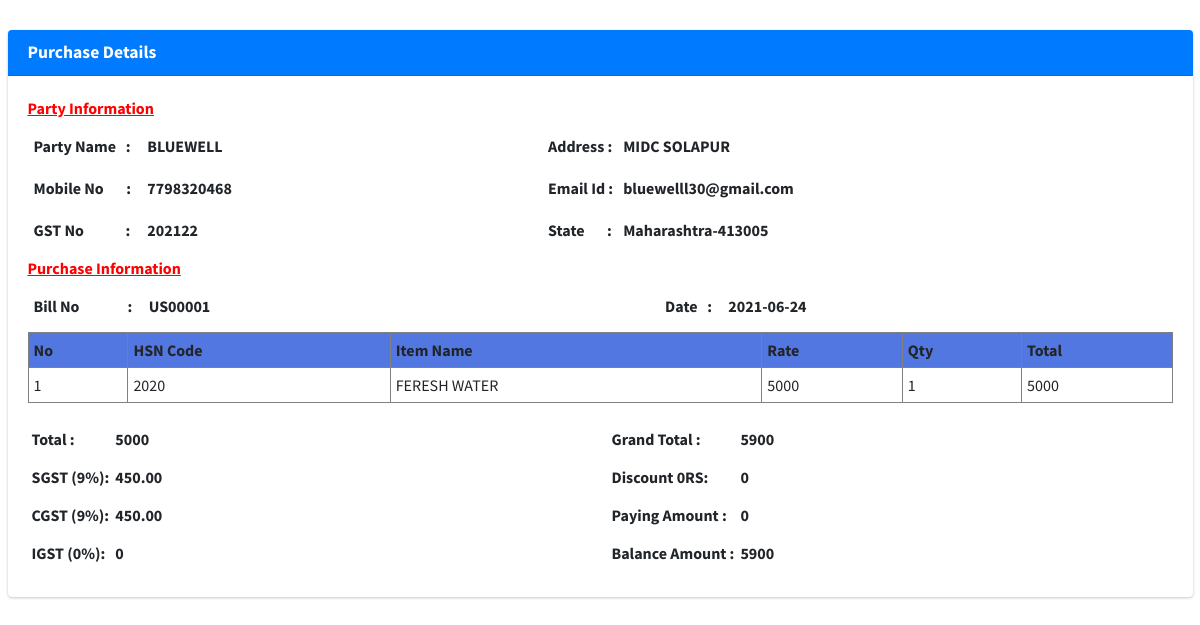
/sale_details.php?vId=14 (signed in), run on the app's committed database.
### tables this page shows
CREATE TABLE `sale_entry` (
  `id` int(11) NOT NULL,
  `party_id` varchar(100) DEFAULT '0',
  `bill_no` varchar(50) DEFAULT '0',
  `date` varchar(50) DEFAULT '0',
  `sale_type` int(4) DEFAULT 0,
  `gst_type` int(4) DEFAULT 0,
  `total` varchar(100) DEFAULT '0',
  `discount_type` int(4) DEFAULT 0,
  `discnt_amt_per` varchar(100) DEFAULT '0',
  `dis_total` varchar(50) DEFAULT '0',
  `sgst` varchar(20) DEFAULT '0',
  `cgst` varchar(20) DEFAULT '0',
  `igst` varchar(20) DEFAULT '0',
  `grand_tot` varchar(20) DEFAULT '0',
  `pay_bill_amt` int(4) DEFAULT 0,
  `payamt` varchar(30) DEFAULT '0',
  `balamt` varchar(30) DEFAULT '0',
  `sts` int(4) DEFAULT 0,
  `edt` timestamp NOT NULL DEFAULT current_timestamp()
);

CREATE TABLE `party_details` (
  `id` int(11) NOT NULL,
  `company_nm` varchar(100) DEFAULT '0',
  `mobile` varchar(50) DEFAULT '0',
  `adrs` varchar(500) DEFAULT '0',
  `email` varchar(50) DEFAULT '0',
  `gst_no` varchar(30) DEFAULT '0',
  `state` varchar(50) DEFAULT '0',
  `city_pin` varchar(10) DEFAULT '0',
  `sts` int(4) DEFAULT 0,
  `edt` timestamp NULL DEFAULT current_timestamp()
);

CREATE TABLE `sale_entry_info` (
  `id` int(11) NOT NULL,
  `lastId` varchar(50) DEFAULT '0',
  `hsc_code` varchar(50) DEFAULT '0',
  `item_nm` varchar(500) DEFAULT '0',
  `stock_qty` varchar(20) DEFAULT '0',
  `qty` varchar(20) DEFAULT '0',
  `rate` varchar(20) DEFAULT '0',
  `total` varchar(50) NOT NULL DEFAULT '0',
  `edt` timestamp NULL DEFAULT current_timestamp()
);

CREATE TABLE `item_master` (
  `id` int(11) NOT NULL,
  `dt` varchar(50) DEFAULT '0',
  `itemnm` varchar(200) DEFAULT '0',
  `hsn` varchar(50) DEFAULT '0',
  `rate` varchar(50) DEFAULT '0',
  `image` varchar(100) DEFAULT '0',
  `sts` int(4) DEFAULT 0,
  `edt` timestamp NOT NULL DEFAULT current_timestamp()
);

### sale_details.php (the view, shortened to what this page needs)
<!DOCTYPE html>
<html>
<head>
<?php
  include('common/meta.php');
?>
</head>
<body >
<?php
$vId=$_GET['vId'];
include('lib/function.php');
$qry="SELECT a.*,b.company_nm,b.mobile,b.adrs,b.email,b.gst_no,b.state,b.city_pin FROM `sale_entry` AS a
LEFT JOIN `party_details` AS b ON a.party_id=b.id
WHERE a.id='$vId'";
$st=$conn->prepare($qry);
$st->execute();
$row=$st->fetch(PDO::FETCH_ASSOC);
$company_nm=$row['company_nm'];
$mobile=$row['mobile'];
$adrs=$row['adrs'];
$email=$row['email'];
$gst_no=$row['gst_no'];
if($row['state'] == "1")
{
	$state="Maharashtra";
}
else
{
	$state="Out Of Maharashtra";
}
$pin=$row['city_pin'];
$bill=$row['bill_no'];
$date=$row['date'];
$payamt=$row['payamt'];
$balamt=$row['balamt'];
if($row['discount_type'] == "1")
{
	$discount_type="%";
}
else
{
	$discount_type="RS";
}
$discnt_amt_per=$row['discnt_amt_per'];
$dis_total=$row['dis_total'];
$total=$row['total'];
$sgst=$row['sgst'];
$cgst=$row['cgst'];
$igst=$row['igst'];
$grand_tot=$row['grand_tot'];
$gstty=$row['gst_type'];
?>
<div class="wrapper">
<section class="content-header">
</section>
  <section class="content">
      <div class="container-fluid">
        <div class="card card-primary">
              <div class="card-header">
                <h3 class="card-title"><b>Purchase Details</b></h3>
              </div>
                <div class="card-body">
                 <div>
                  <label style="color:RED"><u>Party Information</u></label>
                  </div>
                     <table width="100%">
                        <tr>
                            <td>
                                <table cellpadding="5">
                                    <tr>
                                        <td ><label>Party Name &nbsp;&nbsp;:&nbsp;&nbsp;</label></td>
                                        <td><label> <?php echo $company_nm; ?></label></td>
                                    </tr>
                                    <tr>
                                        <td><label>Mobile No &nbsp;&nbsp;&nbsp;&nbsp;&nbsp;&nbsp;:&nbsp;&nbsp;</label></td>
                                        <td><label> <?php echo $mobile; ?></label></td>
                                    </tr>
                                    <tr>
                                        <td><label>GST No &nbsp;&nbsp;&nbsp;&nbsp;&nbsp;&nbsp;&nbsp;&nbsp;&nbsp;&nbsp;&nbsp;&nbsp;:&nbsp;&nbsp;</label></td>
                                        <td><label> <?php echo $gst_no; ?></label></td>
                                    </tr>
                                </table>
                            </td>
                            <td>
                                <table cellpadding="5">
                                    <tr>
                                        <td><label>Address :</label></td>
                                        <td><label> <?php echo $adrs; ?></label></td>
                                    </tr>
                                    <tr>
                                        <td><label>Email Id :</label></td>
                                        <td><label> <?php echo $email; ?></label></td>
                                    </tr>
                                    <tr>
                                        <td><label>State &nbsp;&nbsp;&nbsp;&nbsp;&nbsp;&nbsp;:</label></td>
                                        <td><label> <?php echo $state."-".$pin; ?></label></td>
                                    </tr>
                                </table>
                            </td>
                        </tr>
                     </table>
                  <div>
                  <label style="color:RED"><u>Purchase Information</u></label>
                  </div>
                    <table width="100%">
                        <tr>
                            <td>
                                <table cellpadding="5">
                                    <tr>
                                        <td ><label>Bill No &nbsp;&nbsp;&nbsp;&nbsp;&nbsp;&nbsp;&nbsp;&nbsp;&nbsp;&nbsp;&nbsp;&nbsp;&nbsp;&nbsp;:&nbsp;&nbsp;</label></td>
                                        <td><label><?php echo $bill; ?></label></td>
                                    </tr>
                                </table>
                            </td>
                            <td>
                                <table cellpadding="5">
                                    <tr>
                                        <td ><label>Date &nbsp;&nbsp;:&nbsp;&nbsp;</label></td>
                                        <td><label><?php echo $date; ?></label></td>
                                    </tr>
                                </table>
                            </td>
                        </tr>
                     </table>
                   <table width="100%" border="1" cellpadding="5">
                   		<tr style="background-color:#5377e0">
                        	<th>No</th>
                            <th>HSN Code</th>
                            <th>Item Name</th>
                            <th>Rate</th>
                            <th>Qty</th>
                            <th>Total</th>
                        </tr>
                        <tbody>
							<?php
                            $vId=$_GET['vId'];
                            include('lib/function.php');
                            $qq="SELECT a.*,b.itemnm FROM sale_entry_info AS a
								 LEFT JOIN item_master AS b ON a.item_nm=b.id WHERE a.lastId='$vId'";
							$ss=$conn->prepare($qq);
							$ss->execute();
							$cnt=1;
							while($rw=$ss->fetch(PDO::FETCH_ASSOC))
							{
								echo '<tr>';
								echo '<td>'.$cnt.'</td>';
								echo '<td>'.$rw['hsc_code'].'</td>';
								echo '<td>'.$rw['itemnm'].'</td>';
								echo '<td>'.$rw['rate'].'</td>';
								echo '<td>'.$rw['qty'].'</td>';
								echo '<td>'.$rw['total'].'</td>';
								echo '</tr>';
								$cnt++;
							}
							?>
                        </tbody>
                   </table>
                   <div class="row" style="margin-top:20px">
                   		<div class="col-md-6">
                        <table width="100%">
                        <tr>
                            <td>
                                <table cellpadding="3">
                                 <?php
                                    if($row['state'] == '1')
									{
										if($gstty == "1")
										{
											$tot1=0;
											$tot=18/2;
										}
									}
									?>
                                    <tr>
                                        <td ><label>Total :</label></td>
                                        <td><label> <?php echo $total;?></label></td>
                                    </tr>
                                   <tr>
                                        <td ><label>SGST <?php echo "(".$tot."%)";?>:</label></td>
                                        <td><label> <?php echo $sgst;?></label></td>
                                    </tr>
                                    <tr>
                                        <td ><label>CGST  <?php echo "(".$tot."%)";?>:</label></td>
                                        <td><label> <?php echo $cgst;?></label></td>
                                    </tr>
                                    <tr>
                                        <td ><label>IGST <?php echo "(".$tot1."%)";?>:</label></td>
                                        <td><label> <?php echo $igst;?></label></td>
                                    </tr>
                                </table>
                            </td>
                        </tr>
                     </table>
                        </div>
                        <div class="col-md-6">
                          <table width="100%">
                        <tr>
                            <td>
                                <table cellpadding="3">
                                    <tr>
                                        <td ><label>Grand Total :</label></td>
                                        <td><label> <?php echo $grand_tot;?></label></td>
                                    </tr>
                                    <tr>
                                        <td >
                                        <label>Discount  <?php  echo $discnt_amt_per. $discount_type;?>:</label></td>
                                        <td><label><?php  echo $dis_total;?></label></td>
                                    </tr>
                                    <tr>
                                        <td ><label>Paying Amount  :</label></td>
                                        <td><label> <?php  echo $payamt;?></label></td>
                                    </tr>
                                    <tr>
                                        <td ><label>Balance Amount  :</label></td>
                                        <td><label> <?php  echo $balamt;?></label></td>
                                    </tr>
                                </table>
                            </td>
                        </tr>
                     </table>
                        </div>
                   </div>
                </div>
            </div>
      </div>
	</section>
</div>
</body>
</html>

### data on the page
sale_entry: party_details.company_nm "BLUEWELL", party_details.mobile "7798320468", party_details.gst_no "202122", party_details.adrs "MIDC SOLAPUR", party_details.email "bluewelll30@gmail.com", party_details.state "Maharashtra", party_details.city_pin "413005", bill_no "US00001", date "2021-06-24", total "5000", sgst "450.00", cgst "450.00", gst_type "0", igst "0", grand_tot "5900", discnt_amt_per "0", discount_type "RS", dis_total "0", payamt "0", balamt "5900"
sale_entry_info: hsc_code "2020", item_master.itemnm "FERESH WATER", rate "5000", qty "1", total "5000"

### other printed values
$tot "9"
